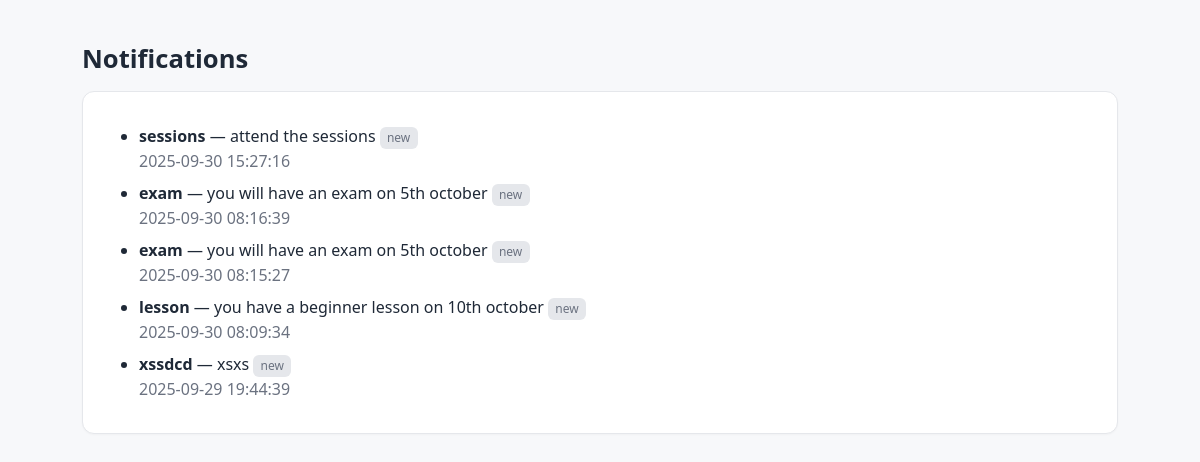
The app's page /public/notifications/index.php (signed in) with its own data.
### tables this page shows
CREATE TABLE `notifications` (
  `id` int(11) NOT NULL,
  `user_id` int(11) NOT NULL,
  `title` varchar(191) NOT NULL,
  `body` text NOT NULL,
  `created_at` timestamp NOT NULL DEFAULT current_timestamp(),
  `read_at` datetime DEFAULT NULL,
  `link_url` varchar(512) DEFAULT NULL,
  `is_read` tinyint(1) NOT NULL DEFAULT 0
);

### php/Core/Auth.php (called while the page is built, shortened)
<?php
class Auth
{
    public static function user(): ?array
    {
        return $_SESSION['user'] ?? null;
    }
}

### php/Core/Database.php (called while the page is built, shortened)
<?php
class Database
{
    private static ?PDO $pdo = null;
    public static function pdo(): PDO
    {
        if (self::$pdo === null) {
            $dsn = "mysql:host=" . Config::DB_HOST . ";dbname=" . Config::DB_NAME . ";charset=" . Config::DB_CHARSET;
            $options = [
                PDO::ATTR_ERRMODE => PDO::ERRMODE_EXCEPTION,
                PDO::ATTR_DEFAULT_FETCH_MODE => PDO::FETCH_ASSOC,
                PDO::ATTR_EMULATE_PREPARES => false,
            ];
            try {
                self::$pdo = new PDO($dsn, Config::DB_USER, Config::DB_PASS, $options);
            } catch (PDOException $e) {
                http_response_code(500);
                die("Database connection failed: " . htmlspecialchars($e->getMessage(), ENT_QUOTES, 'UTF-8'));
            }
        }
        return self::$pdo;
    }
}

### php/Models/Notification.php (called while the page is built, shortened)
<?php
class Notification {
    public static function listByUser(int $userId): array {
        $stmt = Database::pdo()->prepare("SELECT * FROM notifications WHERE user_id=? ORDER BY id DESC");
        $stmt->execute([$userId]);
        return $stmt->fetchAll(PDO::FETCH_ASSOC);
    }
}

### public/notifications/index.php (the view, shortened to what this page needs)
<?php
require_once __DIR__ . '/../../php/Core/Database.php';
require_once __DIR__ . '/../../php/Core/Auth.php';
require_once __DIR__ . '/../../php/Models/Notification.php';
$u = Auth::user();
$list = Notification::listByUser((int)$u['id']);
?>
<!doctype html>
<html lang="en">
<head>
  <link rel="stylesheet" href="../../assets/css/main.css">
</head>
<body>
<main class="container">
  <h1>Notifications</h1>
  <div class="card">
    <ul>
    <?php foreach ($list as $n): ?>
      <li style="margin-bottom:.5rem">
        <strong><?= htmlspecialchars($n['title']) ?></strong>
        <?php if (!empty($n['body'])): ?> — <?= nl2br(htmlspecialchars($n['body'])) ?><?php endif; ?>
        <?php if (!$n['is_read']): ?><span class="badge">new</span><?php endif; ?>
        <div class="muted"><?= htmlspecialchars($n['created_at']) ?></div>
      </li>
    <?php endforeach; if (empty($list)): ?>
      <li>No notifications.</li>
    <?php endif; ?>
    </ul>
  </div>
</main>
</body>
</html>

### assets/css/main.css (style rules this page uses)
:root { --bg:#f7f8fa; --card:#ffffff; --text:#1f2937; --muted:#6b7280; --primary:#2563eb; --primary-600:#1d4ed8; --border:#e5e7eb; --accent:#10b981; --danger:#ef4444; }
* { box-sizing:border-box }
html,body { height:100% }
body { margin:0; font-family:system-ui,-apple-system,Segoe UI,Roboto,Ubuntu,Cantarell,Noto Sans,sans-serif; color:var(--text); background:var(--bg); line-height:1.5; }
.container { max-width:1100px;margin:5px auto;padding:2rem }
.badge { display:inline-block;font-size:.75rem;padding:.125rem .45rem;border-radius:.375rem;background:var(--border);color:var(--muted) }
.card { background:var(--card);border:1px solid var(--border);border-radius:12px;padding:1rem;margin:.75rem 0;box-shadow:0 1px 2px rgba(0,0,0,.03) }
h1 { font-size:1.6rem;margin:.2rem 0 .8rem }
.muted { color:var(--muted) }

### records on screen
notifications: title "sessions", body "attend the sessions", is_read "new", created_at "2025-09-30 15:27:16"
notifications: title "exam", body "you will have an exam on 5th october", is_read "new", created_at "2025-09-30 08:16:39"
notifications: title "exam", body "you will have an exam on 5th october", is_read "new", created_at "2025-09-30 08:15:27"
notifications: title "lesson", body "you have a beginner lesson on 10th october", is_read "new", created_at "2025-09-30 08:09:34"
notifications: title "xssdcd", body "xsxs", is_read "new", created_at "2025-09-29 19:44:39"
